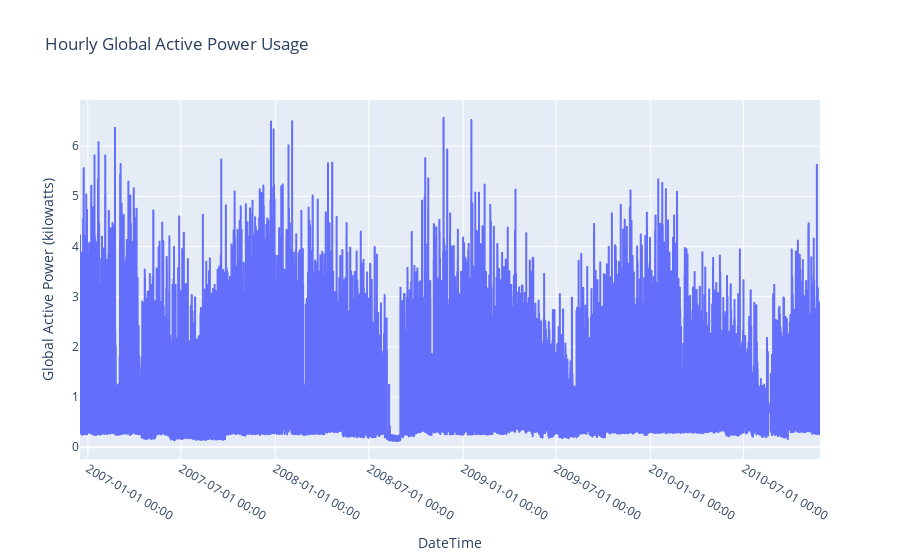

Source (notebook cell):
### Markdown cell above
Hourly power usage

### Code cell
df3 = df1.resample('h').mean(numeric_only=True).reset_index()
fig = px.line(df3, x='DateTime', y='Global_active_power', title='Hourly Global Active Power Usage')
fig.update_layout(xaxis_title='DateTime', yaxis_title='Global Active Power (kilowatts)')
fig.update_xaxes(tickformat='%Y-%m-%d %H:%M')
fig.show()

### Figure 1 — Plotly figure (JSON) as saved in the notebook; plotly's stock layout.template omitted (floating-point values rounded to 4 significant figures; data arrays with more than 128 entries replaced by an {"elided": "..."} marker saying what was removed)
{"data": [{"hovertemplate": "DateTime=%{x}<br>Global_active_power=%{y}<extra></extra>", "legendgroup": "", "line": {"color": "#636efa", "dash": "solid"}, "marker": {"symbol": "circle"}, "mode": "lines", "name": "", "showlegend": false, "type": "scattergl", "x": {"elided": "34589 str values"}, "xaxis": "x", "y": {"elided": "34589 float values"}, "yaxis": "y"}], "layout": {"legend": {"tracegroupgap": 0}, "title": {"text": "Hourly Global Active Power Usage"}, "xaxis": {"anchor": "y", "domain": [0, 1], "tickformat": "%Y-%m-%d %H:%M", "title": {"text": "DateTime"}}, "yaxis": {"anchor": "x", "domain": [0, 1], "title": {"text": "Global Active Power (kilowatts)"}}}}
